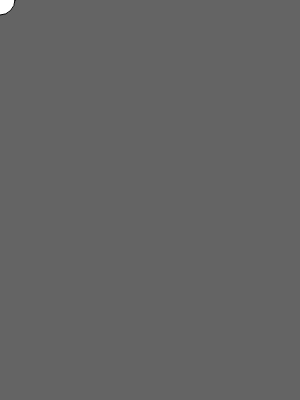
Frame 1 (no input)
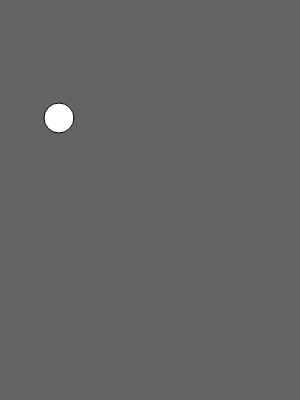
Frame 60 (no input)
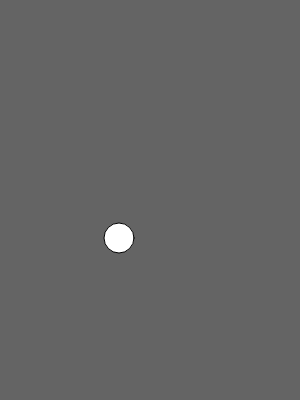
Frame 120 (the mouse pressed at the canvas centre since frame 60)

The p5.js sketch that drew these frames (run headless with seeded random() and noise() and a simulated clock; from frame 60 on, the mouse is pressed at the canvas centre):

// p5.js sketch
// ── sketch.js
var circleX = 0;
var circleY = 0;
var speedX = 1;
var speedY = 2;

function setup() {
createCanvas(300, 400);
}

function draw() {
  background(100);

  drawCircle();
  moveCircle();
  checkHit();

}
function drawCircle(){
  fill(255);
  ellipse(circleX,circleY, 30, 30);
}

function moveCircle(){
  circleX = circleX + speedX
  circleY = circleY + speedY
}

function checkHit(){
  if(circleX > width || circleX <0){
    speedX = speedX * -1;
  }

  if(circleY > height || circleY <0){
    speedY = speedY * -1;
  }
}
